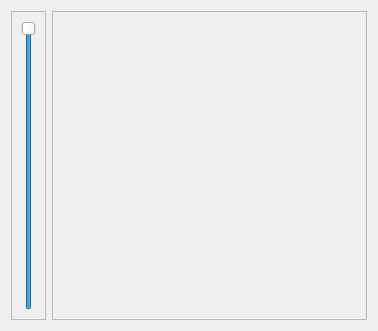
<?xml version="1.0" encoding="UTF-8"?>
<ui version="4.0">
 <class>Form</class>
 <widget class="QWidget" name="Form">
  <property name="geometry">
   <rect>
    <x>0</x>
    <y>0</y>
    <width>378</width>
    <height>327</height>
   </rect>
  </property>
  <property name="maximumSize">
   <size>
    <width>519</width>
    <height>390</height>
   </size>
  </property>
  <property name="windowTitle">
   <string>Управление прозрачностью</string>
  </property>
  <layout class="QHBoxLayout" name="horizontalLayout">
   <item>
    <widget class="QFrame" name="frame">
     <property name="sizePolicy">
      <sizepolicy hsizetype="Maximum" vsizetype="Preferred">
       <horstretch>0</horstretch>
       <verstretch>0</verstretch>
      </sizepolicy>
     </property>
     <property name="frameShape">
      <enum>QFrame::StyledPanel</enum>
     </property>
     <property name="frameShadow">
      <enum>QFrame::Raised</enum>
     </property>
     <layout class="QVBoxLayout" name="verticalLayout">
      <item>
       <widget class="QSlider" name="slider">
        <property name="value">
         <number>99</number>
        </property>
        <property name="orientation">
         <enum>Qt::Vertical</enum>
        </property>
       </widget>
      </item>
     </layout>
    </widget>
   </item>
   <item>
    <widget class="QFrame" name="frame_2">
     <property name="frameShape">
      <enum>QFrame::StyledPanel</enum>
     </property>
     <property name="frameShadow">
      <enum>QFrame::Raised</enum>
     </property>
     <layout class="QVBoxLayout" name="verticalLayout_2">
      <item>
       <widget class="QLabel" name="picture">
        <property name="minimumSize">
         <size>
          <width>292</width>
          <height>289</height>
         </size>
        </property>
        <property name="maximumSize">
         <size>
          <width>433</width>
          <height>352</height>
         </size>
        </property>
        <property name="text">
         <string/>
        </property>
        <property name="scaledContents">
         <bool>true</bool>
        </property>
       </widget>
      </item>
     </layout>
    </widget>
   </item>
  </layout>
 </widget>
 <resources/>
 <connections/>
</ui>
